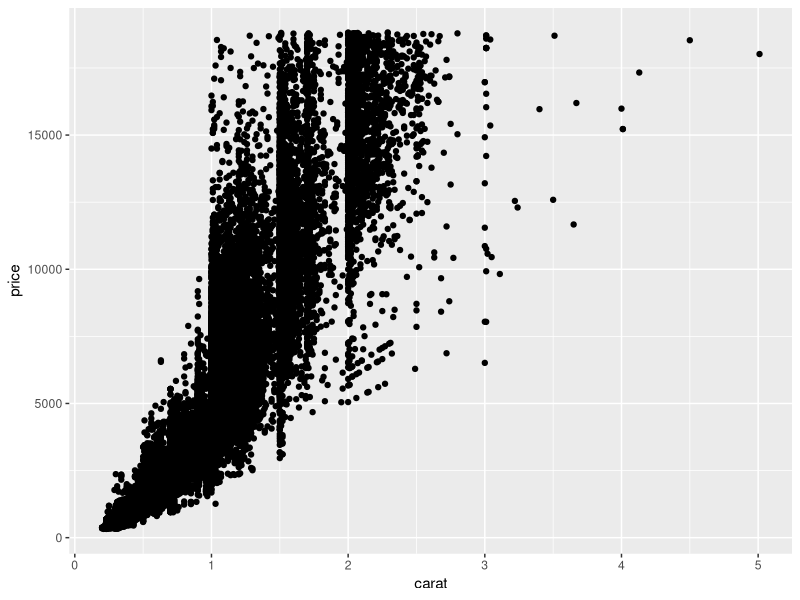
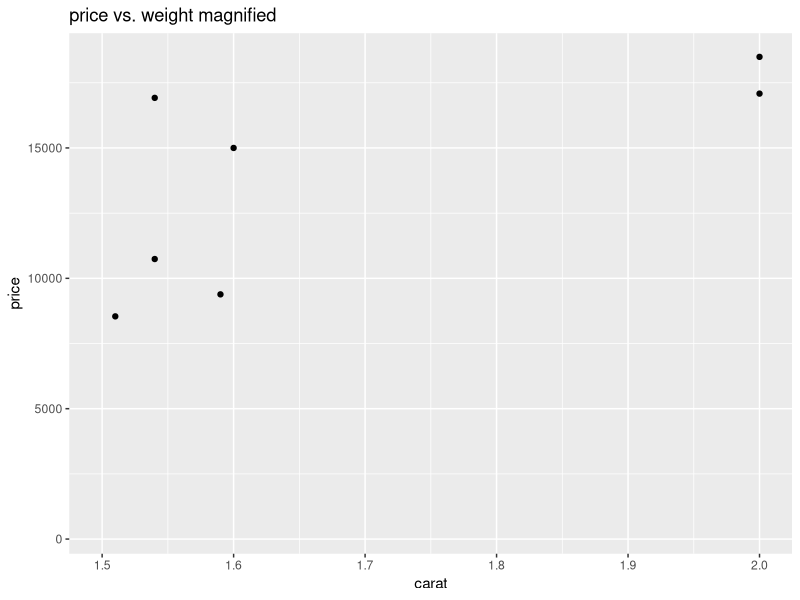
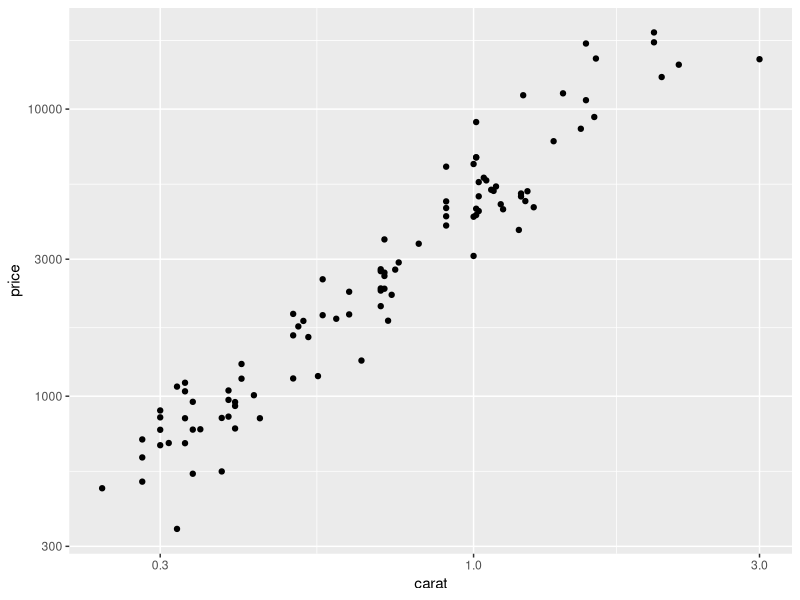
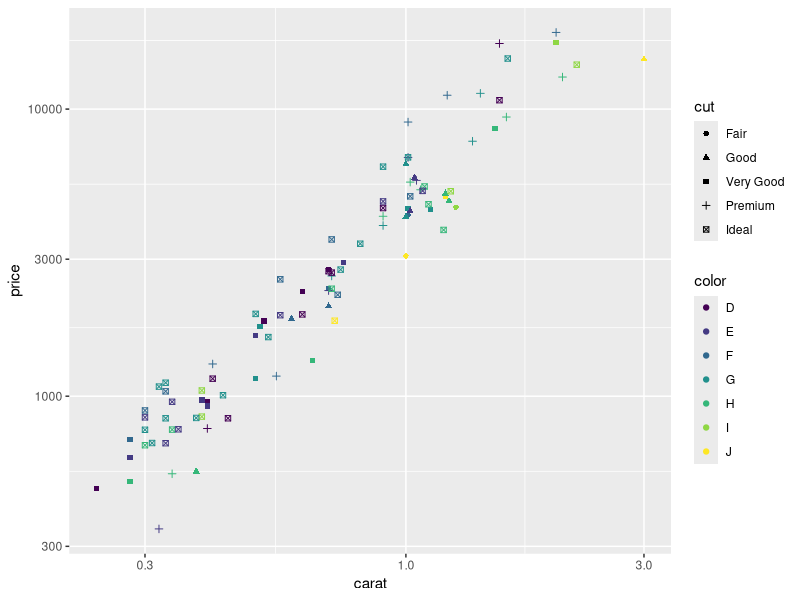
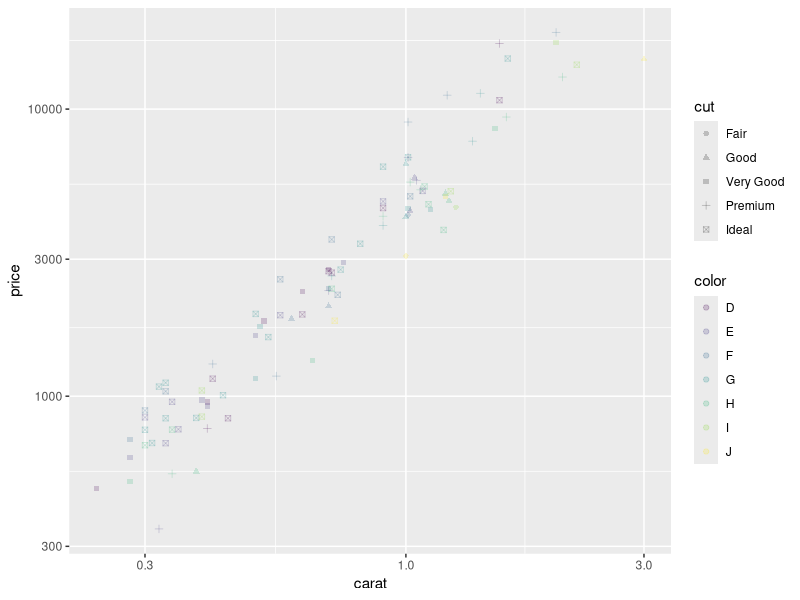
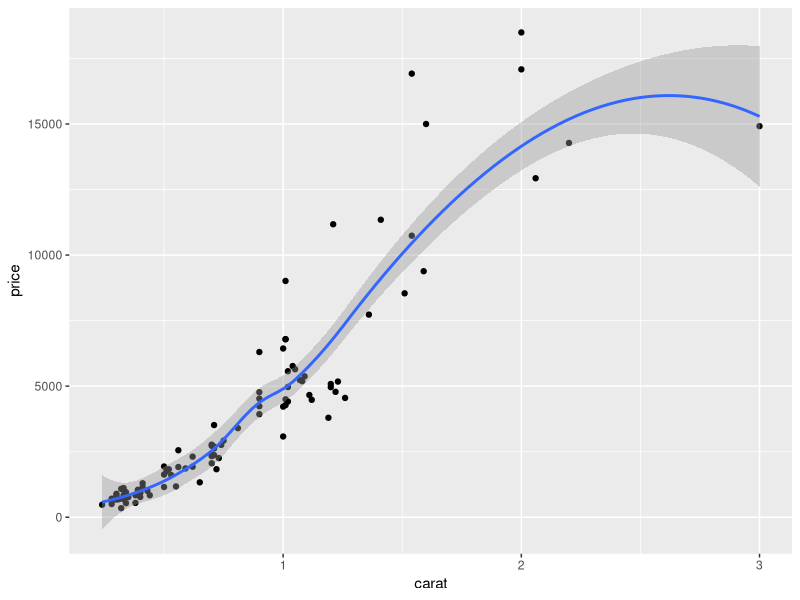
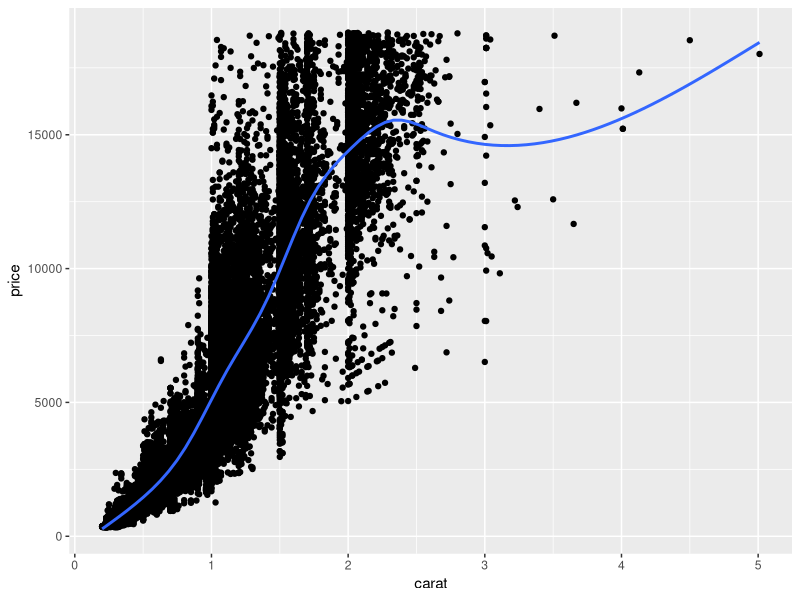
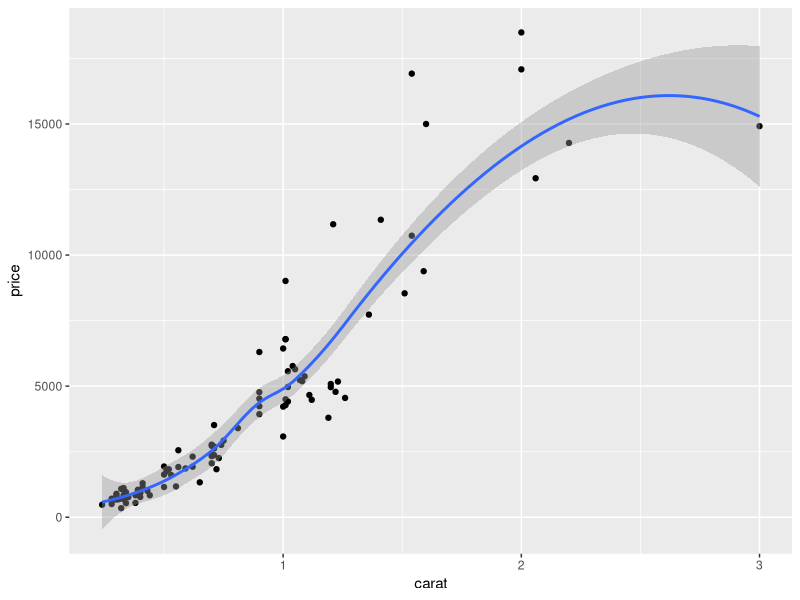

Generate these figures, in order, with R: (Note: this script raises an error after producing the figures.)
#GGpplot实操100练
#qplot
library(ggplot2)
data(diamonds)
View(diamonds)
#抽取100个随机样本
set.seed(42)
#由于diamonds是dataframe，我们按照行来抽取数据集
dsmall<-diamonds[sample(nrow(diamonds),100),]
#基本的图形,先看看变量名称，在进行绘图
colnames(dsmall)
#qplot是先x后y,我们需要在函数最后的一个参数define数据集
qplot(carat,price,data=diamonds,margins = F)#发现margins参数，目前还不知道什么用途
#放大，在1.5-2的区间上去看，
qplot(carat,price,xlim=c(1.5,2),main='price vs. weight magnified',data=dsmall)
#这种相关关系似乎是指数型的
qplot(carat,price,log='xy',data=dsmall)#log是指which variables to log transform
#这个图就线性很多，**由于图中的元素有很大的重叠，在下结论时候要小心**

#向重量和价格的散点图添加颜色和切工的信息,参数是colour
levels(dsmall$color)#看到颜色的种类
qplot(carat,price,log='xy',colour=color,shape=cut,data=dsmall)
#颜色太深，设置统一的透明度
qplot(carat,price,log='xy',colour=color,shape=cut,alpha=I(1/5),data=dsmall)

#通过改变ggplot的几何对象几乎可以画出任何一类图形，geom=point,smooth,boxplot,path,line
#对于连续变量geom=histogram直方图,frepoly频率多边形，density;对于离散变量geom=bar条形图
qplot(carat,price,data=dsmall,geom=c('point','smooth'))#可以同时画出多个图
qplot(carat,price,data=diamonds,geom=c('point','smooth'),se=F)#取消绘制标准误
qplot(carat,price,data=dsmall,geom=c('point','smooth'),method='loess')#n较小时候是默认，局部回归法
#loess对于大数据的内存消耗是n^2
qplot(carat,price,data=dsmall,geom=c('point','smooth'),method='loess',span=0.5)#平滑程度0-1

#曲线拟合
qplot(carat,price,data=dsmall,geom=c('point','smooth'),method='lm',se=F)
#拟合一个二次多项式
qplot(carat,price,data=dsmall,geom=c('point','smooth'),method='lm',formula=y~poly(x,2),se=F)
#使用MGCV包里头的脊回归
library(mgcv)
qplot(carat,price,data=dsmall,geom=c('point','smooth'),ylim=c(0,20000),method='gam',formula=y~s(x,bs='cs'))
#splines包让我们使用自然样条，第二个参数是自由度，其取值越大曲线波动越大
library(splines)
qplot(carat,price,data=dsmall,geom=c('point','smooth'),ylim=c(0,20000),method='lm',formula=y~ns(x,5))
#加ylim控制图高方便前后两图的比较
#MASS包中更稳健的线性拟合算法
library(MASS)
qplot(carat,price,data=dsmall,geom=c('point','smooth'),ylim=c(0,20000),method='rlm')
#与最基本的拟合对比
qplot(carat,price,data=dsmall,geom=c('point','smooth'),ylim=c(0,20000),method='lm')

#箱线图和扰动点（geom='jitter')
qplot(color,price/carat,data=diamonds,geom='jitter',alpha=I(1/20),size=10,colour='red',shape='diamonds')
#扰动点图参数size colour shape
qplot(color,price/carat,data=diamonds,geom='boxplot',size=1.2,colour='red',fill='red')
#箱线图 colour外框颜色，fill内部颜色，size线的粗细

#直方图和密度曲线
attach(diamonds)
qplot(carat,data=diamonds,geom='histogram',binwidth=(max(carat)-min(carat))/20,xlim=c(0,4))
qplot(carat,data=diamonds,geom='density')#adjust取值越大，曲线越平滑，binwidth组距，breaks切分位置
#在绘图过程中应该尝试多种组距，组距较大可以显示总体特征，组距较小可以显示更多细节

#不同组之间的分布对比，只需要加上一个图形映射
qplot(carat,data=diamonds,geom='density',colour=color)
qplot(carat,data=diamonds,geom='histogram',fill=color,binwidth=(max(carat)-min(carat))/20)
#**当一个分类变量被映射到某个图形属性，几何对象会自动按照这个变量进行拆分**

#条形图(我知道了，color不管怎么设置都是红色= =)
qplot(color,data=diamonds,geom='bar',colour='red')
qplot(color,data=diamonds,geom='bar',colour='red',weight=carat)+scale_y_continuous('carat')
#按照重量加权，展示了每种钻石的总重量？？

#时间序列的线条图
data("economics")
qplot(date,unemploy/pop,data=economics,geom='line')

#散点图和路径图的重叠
year <- function(x) as.POSIXlt(x)$year+1900 #这个函数只提取年的数值,+1900表示绝对年份
qplot(unemploy/pop,uempmed,data=economics,geom=c('point','path'))
qplot(unemploy/pop,uempmed,data=economics,geom=c('path'),colour=year(date))
#可以用group图形属性映射到一个表示分组的变量之上，从而多个时间序列，每一个代表一个个体

#分面，使用.作为占位符
qplot(carat,data=diamonds,facets=color~.,geom='histogram',binwidth=0.1,xlim=c(0,3))
qplot(carat,..density..,data=diamonds,facets=color~.,geom='histogram',binwidth=0.1,xlim=c(0,3),colour=I('green'),fill=I('yellow'))
#新的语法，将密度而不是频数映射到y
#oh原来可以通过I('green')来修改颜色参数的！

#接下来我们要深入学习ggplot语法的精髓，代码可能是整合的，因此每一条都需要仔细研究
#一旦你掌握了ggplot2的语法，你就会发现根据具体问题所做的很多图形都没有特定的名字
#气泡图——点的大小映射给其他变量
#坐标的映射（标度变换scaling)使用笛卡尔坐标系；颜色的分类变量直接等距映射到色轮上
#标度训练步骤：根据所有小数据集里头的数据的范围得到整体数据的范围
#标度变换是在统计变换前执行的，坐标变换是在统计变换后执行的
qplot(displ,hwy,data=mpg,facets=.~year)+geom_smooth()

#图形对象options，专门用来储存特定的图形主题选项
#在循环过程中要显示图形:print()
#ggsave();summary()简单查看结构；save()保存缓存副本，可以直接用load重现。数据同时储存不会改变。
#save(p,file='plot.rdata');load('plot.rdata')
#ggsave('plot.png',width=5,height=5)

#--------------
#chap4用图层构建图像
#数据必须为dataframe,ggplot()主要的参数：数据和图形属性映射——作为绘图的默认参数
#每一个几何对象都对应着一个默认的统计变换和未知参数，每一个统计变化也对应着一个默认的几何对象参数
#mapping=aes()可选；data可以修改默认的数据集
#图层是普通的R对象，可以储存到变量里头，有利于简化代码。
bestfit<-geom_smooth(method='lm',se=F,colour=alpha('steelblue',0.5),size=2)
library(scales)
qplot(sleep_rem,sleep_total,data=msleep)+bestfit
#对于数据变化使用reshape2和plyr
p<-ggplot(msleep, aes(sleep_rem, sleep_total))
mtcars<-transform(mtcars,mpg=mpg^2)
p%+%mtcars#更新数据集
p+geom_point()+bestfit
#最好不要使用数据集以外的变量，这样无法将绘图用到的数据都封装到一个对象里
#图形对象p中默认的映射可以在新图层里进行扩充或者修改
p+geom_point(aes(colour=factor(cyl)))
#但是一个图层里设定的图形属性映射只对该图层有效,例如aes(y=NULL)
#设置为单一值
p+geom_point(colour='darkblue')
p+geom_point(aes(colour='darkblue'))#区别！！
#后者是先创建了一个只有darkblue字符的变量，然后将colour映射到这个新变量
#默认的颜色标度将用色轮上等距的颜色——选择了桃红色

#分组group
library(nlme)
data("Oxboys")
p<-ggplot(Oxboys,aes(age,height,group=Subject))+geom_line(colour='darkblue')
p<-ggplot(Oxboys,aes(age,height))+geom_line(colour='darkblue')
#没有分组就会出现奇怪的图形，没有意义
#aes(group=1)可以得到所有男孩的拟合直线
p<-ggplot(Oxboys,aes(age,height,group=1))+geom_smooth(method='lm',size=2,colour='black')
boysbox<-ggplot(Oxboys,aes(Occasion,height))+geom_boxplot()
#occation，9个不同时期
boysbox+geom_smooth(aes(group=Subject),colour='darkblue',se=F)#这里就一定要设置group=1
##R不能绘制不同线条类型相连的线条
#%%更复杂的系统，线段平稳地从一种图形属性变到另一种图形属性，
#这种方式对于连续型变量有效【大小、颜色】不适用于渐变的线条类型
#线性插值法
xgrid<-with(df,seq(min(x),max(x),length=50))
interp<-data.frame(
    x=xgrid,
    y=approx(df$x,df$y,xout=xgrid)$y,
    colour=approx(df$x,df$colour,xout=xgrid)$y
)
qplot(x,y,data=df,colour=colour,size=I(5))+geom_line(data=interp,size=2)

#当映射对象是离散型的变量时，它将默认将群组几何对象分解成更小的块
#适用于条形图和面积图的绘制
#一些几何对象例子
#area面积图 bin2d二维热图 blank不画 crossbar带有水平中心线的盒子图
#density2d二维密度等高线图 dotplot点直方图用点表示观测值个数 errorbar误差棒
#freqpoly频率多边形 hex六边形表示的二维热图 linerange一条代表一个区间的竖直线
#path按原始顺序连接各观测值 pointrangeyoga一条中间带点的竖直线代表一个区间
#polygon多边形，一个有填充的路径 quantile添加分位数回归线 raster高校的矩形瓦片
#rect二维矩形图 ribbon色带图，连续的x值对应的y范围 rug边际地毯图 segment线段或箭头
#step阶梯形式连接各个观测值 tile瓦片图 violin小提琴图 


#--------统计变换
#一个统计变换必须是一个位置尺度不变量
#bin2d计算矩形封箱内的观测值个数 contour三维数据的等高线 density2d二维密度估计
#function添加新函数 identity不对数据进行统计变换 qq计算qq图的相关值
#spoke将角度和半径转换成xend和yend？
#sum计算每个单一值的频数，为了解决散点图的图形重叠问题
#summary2d 对于二维矩形封箱设定函数 unique删除重复值 ydensity小提琴图，计算一维y轴方向的核密度函数估计值

#统计变换可以向原数据集中插入新的变量，比如density
ggplot(diamonds,aes(carat))+geom_histogram(aes(y=..density..),binwidth = 0.1)
#生成变量的名字必须用..围起来，防止原数据集中变量混淆

#位置调整：dodge并排放置；fill堆叠并将高度标准化为1；jitter添加扰动，stack图形元素堆叠起来
#显示已经计算过的统计量stat_identity()

#将不同的数据画在不同的图层上：不同的数据要画在同一个图上——拟合模型得出的
#预测值需要来扩充原数据集
require(nlme,quiet=T,warn.conflicts = F)
model<-lme(height~age,data=Oxboys,
           random=~1+age|Subject)
oplot<-ggplot(Oxboys,aes(age,height,group=Subject))+geom_line()

#加入预测值
age_grid<-seq(-1,1,length=10)
subjects<-unique(Oxboys$Subject)
preds<-expand.grid(age=age_grid,Subject=subjects)#Create a Data Frame from All Combinations of Factors
preds$height<-predict(model,preds)#The function invokes particular methods which depend on the class of the first argument.
#不同修改任何图形属性，只用修改数据集
oplot+geom_line(data=preds,colour='steelblue',size=0.4)
#仍然不能分辨细节，我们可以看一下模型拟合的残差
#1，拟合值和残差添加到原数据，2，更新数据集，3，默认的y图形属性改成resid4，整个数据添加一条光滑曲线
Oxboys$fitted<-predict(model)
Oxboys$resid<-with(Oxboys,fitted-height)
oplot%+%Oxboys+aes(y=resid)+geom_smooth((aes(group=1)))
#发现啊残差不是随机分布，模型有缺陷
#向模型中添加一个二次项，再次计算拟合值和残差
model2<-update(model,height~age+I(age^2))
#Sometimes it is useful to call update with only one argument, for example if the data frame has been corrected.
Oxboys$fitted2<-predict(model2)
Oxboys$resid2<-with(Oxboys,fitted2-height)
oplot%+%Oxboys+aes(y=resid2)+geom_smooth(aes(group=1))
#重新做了两次图而没有再次运行过oplot，ggplot2理念，使得反复拟合和评估模型变得轻松自然


#chap5利用不同的几何对象和统计变换来解决特定的可视化问题
#本章的每一节都将解决一个特定的作图问题
#展示数据本身可以帮助我们改善模型，而展示模型可以帮助我们解释数据的微妙之处
#geom_text唯一一个需要添加格外的图形属性——指定label参数，可以通过设置可选的图形属性
#hjust和vjust来控制文本的横纵，设置angle控制文本的旋转【附录B】
#示例
df<-data.frame(x=c(3,1,5),y=c(2,4,6),label=c('a','b','c'))
p<-ggplot(df,aes(x,y))+xlab(NULL)+ylab(NULL)#这个xylab是在加号级上的
p+geom_point()+labs(title='geom_point')
p+geom_bar(stat='identity')+labs(title='geom_bar(stat=\"identity\")')
#\"可以用来添加双引号
p+geom_line()+labs(title='geom_line')
p+geom_area()+labs(title='geom_area')
p+geom_path()+labs(title='geom_path')
p+geom_text(aes(label=label))+labs(title='geom_text')
p+geom_tile()+labs(title='geom_tile')
p+geom_polygon()+labs(title='geom_polygon')

#展示数据分布%%%
#直方图,多种方式可以用来进行分布的跨组比较：同时绘制多个小的直方图，facets=.~var
#频率多边形；条件密度图position='fill'
depth_dist<-ggplot(diamonds,aes(depth))+xlim(58,68)#xlimy也是与+同级的
depth_dist+geom_histogram(aes(y=..density..),binwidth=0.1)+facet_grid(cut~.)
depth_dist+geom_histogram(aes(fill=cut),binwidth = 0.1,position='fill')
depth_dist+geom_freqpoly(aes(y=..density..,colour=cut),binwidth=0.1)+labs(title='freq_poly')
#colour是在aes（）里头的,freqpoly也可以设置binwidth
#主要使用的是facet_grid(cut~.)
#都可以看出，随着钻石质量的提高，分布逐渐向左偏移而且越发对称

#箱线图：也可以对连续型变量取条件，前提是数据预先经过binning处理
library(plyr)#主要为了使用round_any
qplot(cut,depth,data=diamonds,geom='boxplot')
qplot(carat,depth,data=diamonds,geom='boxplot',group=round_any(carat,0.1,floor),xlim=c(0,3))+geom_smooth(aes(group=1))

#密度图：仅在已知潜在的密度分布是平滑、连续而且无界的时候使用这种密度图。
#adjust参数用于调整密度曲线的平滑程度
qplot(depth,data=diamonds,geom='density')
qplot(depth,data=diamonds,geom='density',group=cut,fill=cut)

#处理数据遮盖：可以使用shape='.'使得点的大小为像素级
#linetype:0 = blank, 1 = solid, 2 = dashed, 3 = dotted, 4 = dotdash, 5 = longdash, 6 = twodash
df<-data.frame(x=rnorm(2000),y=rnorm(2000))
norm<-ggplot(df,aes(x,y))
norm+geom_point(alpha=1/2)
norm+geom_point(shape=1)#中空
norm+geom_point(shape='k',size=3)#卧槽显示的全是K
norm+geom_point(shape='.')#单个像素点

#增加扰动，与透明度一起使用时候特别有效，默认下增加的扰动量是数据分辨率的40%
td<-ggplot(diamonds,aes(table,depth))+xlim(50,70)+ylim(50,70)
td+geom_point()
td+geom_jitter()
jit<-position_jitter(width=0.5)#设置常用参数
#The jitter is added in both positive and negative directions, 
#so the total spread is twice the value specified here.
td+geom_jitter(position=jit)
td+geom_jitter(position=jit,colour='black',alpha=1/15)

#遮盖绘制问题：将点分箱并统计每个箱中点的数量
#划分为正方形容易产生假象，可以使用六边形箱geom_hexagon,使用参数bins和binwidth控制箱的数量和大小
d<-ggplot(diamonds,aes(carat,price))+xlim(1,3)#+theme(legend.position='none'),可以不要legend
d+stat_bin2d(colour='white')
d+stat_bin2d(bins=20,colour='bisque')
library(hexbin)
d+stat_binhex(binwidth = c(0.02,200))+theme(legend.position='none')

theme(text=element_text(family="STKaiti",size=14))
#中文字体显示
#使用stat_density2d作二维密度估计，将等高线添加到散点图
d<-ggplot(diamonds,aes(carat,price))+xlim(1,3)+theme(legend.position='none')
d+geom_point()+geom_density2d()#作出的是等高线图+散点图
d+stat_density2d(geom='point',aes(size=..density..),
                 contour=F)+scale_size_area()#作出的是二维密度的散点图！
#命令当中的aes(size=..density..)与scale_size_area()十分重要！！
d+stat_density2d(geom='tile',aes(fill=..density..),contour=F)#一定要设置成F！！
last_plot()+scale_fill_gradient(limits=c(1e-5,8e-4))#在这里设置fill_gradient的limit！

#地图：使用地图数据2种原因：1，为空间数据图形添加参考轮廓线，2，在不同的区域填充颜色构建等值线图
#maps包：france italy newzealand county(USA) state(USA) usa(border) world
library(maps)
data("us.cities")
big_cities<-subset(us.cities,pop>500000)
qplot(long,lat,data=big_cities)+borders('state',size=0.5)#%%
tx_cities<-subset(us.cities,country.etc=='TX')
ggplot(tx_cities,aes(long,lat))+borders('county','texas',colour='grey70')+geom_point(shape='H',colour='black',size=3)

scale_shape(solid=FALSE) #with emply heart
scale_shape_manual(values=c(21,24))  # Shapes: Filled circle, triangle

#等值线图：将我们数据中的标识符和地图数据中的标识符完全匹配
#map_data()将地图数据转换为数据框，之后通过merge（）同我们的数据融合
#关键是我们的数据和地图数据要有一列可以相互匹配
library(maps)
states<-map_data('state')
head(states);class(states)
arrests<-USArrests
names(arrests)<-tolower(names(arrests))
arrests$region<-tolower(rownames(USArrests))
choro<-merge(states,arrests,by='region')#合并表格
#由于绘制多边形时设计顺序问题，且merge破坏了原始顺序，需要重新排序
choro<-choro[order(choro$order),]
qplot(long,lat,data=choro,group=group,fill=assault,geom='polygon')#polygon的fill使用的哪个点？

#计算郡的近似中心，并利用这些中心位置数据在地图上对其名称进行标注
library(plyr)#分割再合并
ia<-map_data('county','iowa')
mid_range<-function(x)mean(range(x,na.rm=T))
centres<-ddply(ia,.(subregion),colwise(mid_range,.(lat,long)))#plyr中的包
ggplot(ia,aes(long,lat))+geom_polygon(aes(groug=group),fill=NA,colour='grey60')+
    geom_text(aes(label=subregion),data=centres,size=2,angle=45)

#揭示不确定性，对于线性模型，effects包非常适合提取标准误等值
effectdf<-function(...){
    suppressWarnings(as.data.frame(effect(...)))
}
color<-effectdf('color',mod)
carat<-effectdf('lcarat',mod,default.levels=3)
#连续型：geom_ribbon仅展示区间，geom_smooth展示区间和中间值
#离散型：geom_errorbar;geom_linearange展示区间；geom_crossbar geom_pointrange展示区间和中间值
#如何提取边际效应和条件效应，代码较复杂先不看了P103

#注意，为这类型图添加题注时需要细致地描述其中所含置信区间的本质，并说明观察置信区间
#之间的重叠是否有意义（比较不同组时候如果区间没有重叠说明差异显著）
#要注意这些标准误是针对单组的均值的还是针对不同组间均值之差的。
#multcomp包和multcompView包非常有用：计算和展示这些标准误，同时在多重比较中
#可以正确地对自由度进行调整%%%

#先写出各个参数再添加数据集
fplot<-ggplot(mapping=aes(y=fit,ymin=lower,ymax=upper))+ylim(range(both2$lower,both2$upper))
fplot%+%color+aes(x=color)+geom_point()+geom_errorbar()

#统计摘要：stat_summary()--中位数曲线，median_hilow(),mean_cl_boot(),mean_cl_normal()
#离散：mean(),mean_cl_normal()均值点和误差棒，median_hilow()中位数点和值域，median_hilow()
midm<-function(x)mean(x,trim=0.5)
m2+stat_summary(aes(colour='trimmed'),fun.y=midm,geom='point')+
    stat_summary(aes(colour='raw'),fun.y=mean,geom='point')+
    scale_color_hue('Mean')#fun.y接受简单数值型摘要计算函数
#fun.data支持更复杂的摘要计算函数
#来自Hmisc包中的照耀计算函数，拥有专门的封装使得能够与stat_summary()共同使用
#mean_cl_normal()正态渐进所得标准误；mean_cl_boot()Bootstrap所得标准误
#mean_sdl()标准差的倍数；median_hilow()尾部面积相同的外分位点对

#添加图形注解
unemp<-qplot(data,unemploy,data=economics,geom='line',xlab='',ylab='No.unemplyed(1000s)')
presidential<-presidential[-(1:3)]
yrng<-range(economics$unemploy)
xrng<-range(economics$date)
unemp+geom_vline(aes(xintercept=as.numeric(start)),data=presidential)

#标记处最高点
highest<-subset(economics,unemploy==max(unemploy))
unemp+geom_point(data=highest, size=3,colour='red',alpha=0.5)
#geom_line,geom_path和geom_segment都可以添加直线，所有这些都有arrow参数
#也可以使用arrow（）函数绘制箭头，参数:angle,length,ends,type

#图像赋予权重:对于点和线，可以根据点的数量调整图形属性size
qplot(percwhite,percbelowpoverty,data=midwest)
qplot(percwhite,percbelowpoverty,data=midwest,size=poptotal/1e-6)+scale_size_area('Population\n(millions)',breaks=c(0.5,1,2,4))
#\n表示换行,scale_size_area ensures that a value of 0 is mapped to a size of 0.
#以人口数量为权重
qplot(percwhite,percbelowpoverty,data=midwest,size=area)+scale_size_area()
#以面积为权重
#对于更复杂的设计统计变换的情况，通过修改weight图形属性表现权重
#各种元素基本都支持权重的设定：各类平滑器、分位回归，箱线图，直方图，各类密度图
#可以做出以人口数量作为权重的最优拟合曲线
lm_smooth<-geom_smooth(method='lm',size=1)
qplot(percwhite,percbelowpoverty,data=midwest,weight=popdensity,size=popdensity)+lm_smooth
+scale_size_area()#使用这个参数只是让点点更小了一点
#当我们使用总人口作为权重去修改直方图或者密度图的时候，我们的视角将从对郡数量分布
#的观察转向对于人口数量分布的观察
qplot(percbelowpoverty,data=midwest,binwidth=1)
qplot(percbelowpoverty,data=midwest,weight=poptotal,binwidth=1)+ylab('population')
#qplot(poptotal,data=midwest,binwidth=10,ylim=c(0,1e+6))+ylab('real_population')

#Chap6标度、坐标轴和图例
#标度的值域包含了我们可以感知的，R能够理解的，是在的图形属性：位置、颜色、形状、大小、线条类型
#执行标度的过程：变换transformation、训练training、映射mapping
#标度的另一个重要角色，是生成一个允许读图者从图形属性空间到数据空间进行反向映射的引导元素guide
#方便从图中读出取值。
#我们基本无法直接控制坐标轴和图例的细节，引导元素的外观都是由标度的参数控制
#以哺乳动物睡眠数据为例
library(ggplot2)
data(msleep)
plot<-qplot(cty,hwy,data=mpg)
plot
plot+aes(x=drv)
plot+aes(x=drv)+scale_x_discrete()#同上面一样的

#改变图例的外观,breaks + labels
p<-qplot(sleep_total, sleep_cycle,data=msleep,colour=vore)
p+scale_color_hue('what does\nit eat?',
                  breaks=c('herbi','carni','omni',NA),
                  labels=c('plants','meat','both','don"t know'))
#不同的标度
p+scale_color_brewer(palette='Set1')#观察到色板不同

##四组标度：位置标度、颜色标度、手动标度、同一型标度
#手动标度是将离散型变量映射到我们选择的符号大小，线条类型
#形状或颜色，并创建对应的图例
#同一型：直接将变量绘制为图形属性，不去映射
#写数学表达式：？plotmath

#通用参数的使用
p<-qplot(cty,hwy,data=mpg,colour=displ)
p
p+scale_x_continuous('City map')#改了X轴
p+xlab("City map")
p+labs(x='City map',y='Highway',color='Displacement')
#这样才改了图例标题
p+xlab(expression(frac(miles,gallon)))#吼！分数表达式用frac
#??需要研究一下这个expression

#breaks控制坐标轴上应该显示哪些刻度线的值
#labels指定应在断点处显示的标签，即两者同时出现
#为指定时候使用formatter标签刷:comma, percent, dollar, scientific

#变换通常被用力啊修改位置标度，有各种变换器ans,exp,log10,log2,logit
scale_y_continuous(trans='log10')
scale_y_log10()#这两个是一样滴
#！！注意对标度进行对数变换和对数据进行对数变换坐标轴上的标签是不同的

#日期和时间
#支持date和POSIXct，major,minor,format控制外观和刻度的位置
#data_breaks()每隔两周放置一个主刻度
#labels=date_format()指定了刻度标签的格式14/10/1979 %d/%m/%y
library(scales)
plot<-qplot(date,psavert,data=economics,geom='line')+ylab('Personal savings rate')+ geom_hline(yintercept=0,colour='grey50')
plot+scale_x_date(breaks=date_breaks('10 years'))
plot+scale_x_date(limits=as.Date(c('2004-01-01','2005-01-01')),
                  labels=date_format('%Y-%m-%d'))

#颜色梯度，双色scale_colour_gradient() & scale_fill_gradient()
#设置high和low
#三色，scale_colour_gradient2() & scale_fill_gradient2()
#设置high、low和midpoint
#values让颜色不依照数据的范围均匀分布，rescale=T则values从0-1
#老忠泉数据为例，二维核密度估计表面
f2d<-with(faithful,MASS::kde2d(eruptions,waiting,h=c(1,10),n=50))
#WTF???
df<-with(f2d,cbind(expand.grid(x,y),as.vector(z)))
names(df)<-c('eruptions','waiting','density')
erupt<-ggplot(df,aes(waiting,eruptions,fill=density))+geom_tile()+scale_x_continuous(expand=c(0,0))+scale_y_continuous(expand=c(0,0))
erupt+scale_fill_gradient(limits=c(0,0.04))
#做一个小破瓦片图要这么多鬼东西！？
erupt+scale_fill_gradient(limits=c(0,0.04),low='white',high='black')
#这个好看
erupt+scale_fill_gradient2(limits=c(-0.04,0.04),midpoint=mean(df$density))
#创建自定义的颜色梯度，使用scale_colour_gradientn()
#也可以使用vcd包生成的调色板， Zeileis et al.(2008)
# library(vcd)
# fill_gradn<-function(pal){
#     scale_fill_gradientn(colours=pal(7),limites=c(0,0.04))
# }
# erupt+fill_gradn(rainbow_hcl)

#离散
#默认的scale_colour_hue()可以通过沿着hcl色轮选取均匀分布的色相来生成颜色
#对多至8种颜色时有较好效果
#但是默认配色素有颜色的明度和彩度都相同

#使用colorbrewer配色，对于类别型数据中的点，最感兴趣的调色板是Set1和Dark2
#对面积是Set2，Pastel1,Pastel2,Accent
#调出所有调色板：RColorBrewer::display.brewer.all
point<-qplot(brainwt,bodywt,data=msleep,log='xy',colour=vore)
point+scale_color_brewer(palette='Set1')
point+scale_color_brewer(palette='Set2')
point+scale_color_brewer(palette='Pastel1')
area<-qplot(log10(brainwt),data=msleep,fill=vore,binwidth=1)
area+scale_fill_brewer(palette='Set1')
area+scale_fill_brewer(palette='Set2')
area+scale_fill_brewer(palette='Pastel1')

#手动设置标度
plot<-qplot(bodywt,brainwt,data=msleep,log='xy')
colours<-c(carni='green','NA'='orange',insecti='yellow',herbi='blue',omni='black')
plot+aes(colour=vore)+scale_colour_manual(values=colours)
plot+aes(shape=vore)+scale_shape_manual(values=c(1,2,4,8,16))

#ggplot中，图例是标度绘制的，有时候标度不知道要为线条添加何种标签
#因此就可以直接在aes中的colour设置名称
huron<-data.frame(year=1875:1972,level=LakeHuron)
ggplot(huron,aes(year))+geom_line(aes(y=level-5),colour='blue')+geom_line(aes(y=level+5),colour='red')
#OR
ggplot(huron,aes(year))+geom_line(aes(y=level-5,colour='below'))+geom_line(aes(y=level+5,colour='above'))
#用scale_colour_manual进行修复
ggplot(huron,aes(year))+geom_line(aes(y=level-5,colour='below'))+geom_line(aes(y=level+5,colour='above'))+scale_colour_manual('Direction',values=c('below'='blue','above'='red'))

#网格线的外观是由panel.grid.major和panel.grid.minor两个主题设置来控制的
#其值为right,left,top,bottom,none,或一个表示位置的数值legend.justification=c(0,1)
#表示相对边角的位置，右上角c(1,1)左下角c(0,0)
#优秀参考资料Cleveland(1993,1985);Cleveland and McGill(1987)
#Tufte(1990,1997,2001,2006)
#Brewer(1994)
#Carr(1994,2002);Carr and Sun(1999)使用颜色的一般规律和方法

#Chap7定位——布局分面和坐标系如何工作？
#坐标系——控制两个独立的位置标度来生成一个2维的坐标系，最常见的是
#笛卡尔坐标系，还有其他种类。
#对于探索性数据分析来说，分面是一个强大的工具，快速分析出数据各子集模式的异同
#ggplot2提供网格型和封装型分面facet_grid & facet_wrap
library(ggplot2)
qplot(cty,hwy,data=mpg)+facet_grid(.~cyl)#有助于y位置的比较
qplot(cty,data=mpg,geom='histogram',binwidth=2)+facet_grid(cyl~.)
#有助于x位置的比较
##多个变量的多个水平在行或者列上或同时：.~a+b a+b~.

#使用参数margins来绘制边际图
#margins=T; margins=c('sex','age')
p<-qplot(displ,hwy,data=mpg)+geom_smooth(method='lm',se=F)
p+facet_grid(cyl~drv)
p+facet_grid(cyl~drv,margins = T)
p+facet_grid(cyl~drv,margins = 'drv')

qplot(displ,hwy,data=mpg)+geom_smooth(aes(colour=drv),method='lm',se=F)+facet_grid(cyl~drv,margins=T)
#对每个驱动轮类型添加了彩色平滑线
#相对于屏幕显示，具有许多分面和边际图的图形更适合印刷（72dpi）

#facet_wrap在处理单个多水平变量时非常有用。
qplot(rating,..density..,data=subset(movies,decade>1890),geom='histogram',binwidth=0.5)+facet_wrap(- decade, ncol=6)

#标度控制——对于两种分面，可以通过调整scales 来控制面板的位置标度是相同（固定）
#还是允许变化（自由）
scales='fixed'
scales='free'
scales='free_x'
scales='free_y'
#自由标度在展示不同量纲的时间序列时非常有用
library(reshape2)
em<-melt(economics,id='date')
qplot(date,value,data=em,geom='line',group=variable)+facet_grid(variable ~.,scale='free_y')
#真的区别非常大！！
#space='free'每行或者每列的宽度或者高度与该行或者列的标度范围成比例。
#这将使得所有面板的标度比例相同，对分类标度非常有用。
mpg2<-within(mpg,{model<-reorder(model,cty)
manufacturer<-reorder(manufacturer,-cty)})
models<-qplot(cty,model,data=mpg2)
models
models+facet_grid(manufacturer~.,scales='free',space='free')
+theme(strip.text.y=element_text())#这个主题设置用来旋转分面标签

#并列与分面——对分面图形中的标签做一些调整
qplot(color,data=diamonds,geom='bar',fill=cut,position='dodge')
qplot(cut,data=diamonds,geom='bar',fill=cut)+facet_grid(.~color)+theme(axis.text.x=element_text(angle=45,hjust=1,size=8,colour='grey50'))
#注意主题的设置(theme)

#连续型变量——首先需要转化为离散型，然后进行分面
#1. 分为n个长度相同的部分，cut_interval(x,n=10),cut_interval(x,length=1)
#2. 讲数据划分为n个有相同数目点的部分：cut_number(x,n=10)
library(ggplot2)
mpg$disp_ww<-cut_interval(mpg$displ,length=1)#每个面板长度为1
plot<-qplot(cty,hwy,data = mpg)+labs(x=NULL,y=NULL)#去掉坐标轴名字，图像更大
plot+facet_wrap(~ disp_ww,nrow=1)
head(mpg$disp_ww);class(mpg$disp_ww)

#坐标系：ggplot2包含了6种不同的坐标系
#coord_equal同尺度笛卡尔,coord_flip翻转的笛卡尔,coord_trans变换的笛卡尔,coord_map地图射影,coord_polar极坐标
#当设定坐标系的范围xlim & ylim时就想放大镜一样，只展示一小片图形区域
#这样在线段拟合的时候就不会因为重新拟合而出问题！！
p+coord_cartesian(xlim=c(325,500))
#翻转坐标轴
qplot(cty,displ,data=mpg)+geom_smooth()#相当于先翻转再对于x-y进行拟合
qplot(displ,cty,data=mpg)+geom_smooth()+coord_flip()#拟合初始数据再翻转输出结果
#coord_trans有变换器
qplot(carat,price,data=diamonds,log='xy')+geom_smooth(method='lm')
library(scales)
last_plot()+coord_trans(x=exp_trans(10),y=exp_trans(10))
#coord_equal使得x轴和y轴上的1cm代表相同的数据波动范围，可以修改
#ratio参数来更改两者的尺度比例

#Chap8
#精雕细琢之主题设置
#ggplot2在绘图时首先确定数据如何展示，之后再用主题系统对细节进行渲染
#重要的是通过自己的设置，获得自己独有的主题
#内置主题them_gray()淡灰色背景和白色网格线
#base_size参数用来控制基础字体的大小（轴标题，一般图形标题比其大20%，轴须标签小20%）
#全局设置theme_set(theme_grey());theme_set(theme_bw())
#theme_set（）返回先前的主题，可以储存后面用
previous_theme<-theme_set(theme_bw())
theme_set(previous_theme)
#局部设置 + theme_grey(),会覆盖默认的全局设置
#这些控制元素外观的函数被称为元素函数，通过对水平和竖直方向元素的不同设置
#内置元素函数有4个基础类型：文本，线条，矩形，空白，每个元素都有一系列控制外观的参数
#角度的改变可能对轴须标签很有用，需将hjust设置为0-1
hgram<-qplot(mpg,data=mtcars,binwidth=5)+theme_bw()
hgramt<-hgram+labs(title='This is a histogram')
hgramt+theme(plot.title=element_text(size=20,colour='red',hjust=0))
#hjust用来修改缩进0是左对齐
hgramt+theme(plot.title=element_text(size=20,face='bold'))
#用face参数来设置粗体
hgramt+theme(plot.title=element_text(size=20,angle=180))
#angle用来翻转

#element_line()绘制线条或者线段，控制colour，size，linetype
hgram+theme(panel.grid.major=element_line(colour='red'))
#Oh 注意panel.grid.major的用法啊！
theme_set(theme_grey())
hgram+theme(axis.line=element_line(size=0.7,colour='red'))
#这里是因为主题问题所以坐标轴颜色没有显示出来
#element_rect()绘制主要供背景使用的矩形
#控制fill,colour,size,linetype(边界)
#element_blank()表示空主题，对元素不分配相应的绘图空间（之间的colour=NA,fill=NA)
#是会占用空间的
last_plot()+theme(panel.grid.major=element_blank())
#这样就去除了网格线

#用theme_get()可以得到当前主题的设置
#theme_update()可以为后面图形的绘图进行全局性地修改
old_theme<-theme_update(
    plot.background=element_rect(fill='#3366FF'),
    panel.background=element_rect(fill='#003DF5'),
    axis.text.x=element_text(colour='#CCFF33'),
    axis.text.y=element_text(colour='#CCFF33',hjust=1),
    axis.title.x=element_text(colour='#CCFF33',face='bold'),
    axis.title.y=element_text(colour='#CCFF33',face='bold',angle=90)
)
qplot(cut,data=diamonds,geom='bar')+theme(panel.grid.major=element_blank())
#好丑好丑
qplot(cty,hwy,data=mpg)+theme(plot.title=element_text(size=20,face='bold',colour='green'),panel.grid.major=element_blank(),panel.grid.minor=element_blank())+labs(title='OK this is pretty ugly')
theme_set(old_theme)#这样就可以还原了！

#为保证新主题的整体连贯性可能需要调整一些标度和几何对象的默认设置
p<-qplot(mpg,wt,data=mtcars,colour=factor(cyl))
p
scale_color_discrete<-scale_colour_brewer
p

#update_geom_defualts()+update_stat_defaults()只改变设置后的图形
update_geom_defaults('point',aes(colour='darkblue'))
qplot(mpg,wt,data=mtcars)
update_stat_defaults('bin',aes(y=..density..))
qplot(mpg,data=mtcars,geom='histogram',binwidth=1)


#储存图形ggsave()
#width,height设置绝对尺寸大小，scale设置图形相对屏幕展示的尺寸大小，
#若空白则使用当前屏幕图形设备尺寸
#对于光栅图形dpi控制图形的分辨率，默认是300，可以修改为600（high）或者72（网页）
#如果想两幅图存在一个文件中
qplot(mpg,wt,data=mtcars)
pdf(file='output.pdf',width=6,height=6)
qplot(mpg,wt,data=mtcars)
qplot(wt,mpg,data=mtcars)
dev.off()
#代码要连续，中间不能间断，否则文件损坏

#半透明效果：用于展示置信区间，一般推荐使用png(600dpi)
#一页多图：grid的工作原理：视图窗口，显示设备的一个矩形子区域
#最简单的方式是创建图形并将图形赋成变量，再绘制出来
(a<-qplot(date,unemploy,data=economics,geom = 'line'))
(b<-qplot(date,unemploy,data=economics,geom = 'line'))
(c<-qplot(date,unemploy,data=economics,geom = 'line'))

#子图——将子图嵌入到主图的顶部是一种常见的图形布局。
#首先绘制主图，然后在更小的视图窗口绘制子图
#参数x,y,width,height控制视图窗口的大小和位置，默认单位'npc'0-1
#(0,0)左下角，(1,1)右上角，也可以使用unit(1,'cm')的绝对单位
library(grid)
vp1<-viewport(width=1,height=1,x=0.5,y=0.5)
vp1<-viewport()#都表示占据整个图形设备的视图窗口

asmall<-a+theme_gray(9)+labs(x=NULL,y=NULL)+theme(plot.margin=unit(rep(0,4),'lines'))
pdf('polishing-subplot-1.pdf',width=4,height=4)
subvp<-viewport(width=0.4,height=0.4,x=0.75,y=0.35)
b
print(asmall,vp=subvp)
dev.off()

#矩形网格：可以将3幅图放在一起
#一个更好的处理方式是grid.layout(),设置了一个任意高和宽的视图窗口网络
#需要一个个创建视图窗口，但是不用设置窗口位置和大小，只需设置布局的行数和列数
library(grid)
pdf('polishing-layout.pdf',width=8,height=6)
grid.newpage()#生成一个新页
pushViewport(viewport(layout=grid.layout(2,2)))
vplayout<-function(x,y)#图形占用网格位置设定函数
    viewport(layout.pos.row = x,layout.pos.col = y)

print(a,vp=vplayout(1,1:2))
print(b,vp=vplayout(2,1))
print(c,vp=vplayout(2,2))
dev.off()
#特别棒！一定要学会！
#Objects created by the viewport() function are only descriptions of a drawing context. 
#A viewport object must be 
#pushed onto the viewport tree before it has any effect on drawing.
#Viewports may be added to the tree using pushViewport() 
#and removed from the tree using popViewport().

#Chap9数据操作
#如何使用plyr包实现ggplot2内部的统计变换，如何用R对象作图，如何用ggplot2
#实现灵活的线性模型诊断
ddply()#能够同时在数据的多个子集上做统计汇总
#把复杂的数据分割成几个部分，分别对各个部分进行处理，
#最后把结果综合到一起**
#ddply根据行的取值，把数据框分解成结果子集，分别把各个子集输入某个函数
#最后把结果综合在一个数据框内
ddply(.data,.variables,.fun,...)#.data用来作图的数据
#.variables对数据取子集的分组变量.(var1,var2)包含所有分组变量和分面变量
#.fun是在各子集上运行的统计汇总函数，可以返回向量或数据框

#选取各个颜色里最小的钻石
library(plyr);library(ggplot2)
ddply(diamonds,.(color),subset,carat==min(carat))
#选取最小的两个钻石
ddply(diamonds,.(color),subset,order(carat)<=2)#order返回是排序i的在原数据集的第几个位置
#选出每组前1%的钻石
ddply(diamonds,.(color),subset,carat>quantile(carat,0.99))
#选出所有比组平均价值大的钻石
ddply(diamonds,.(color),subset,price>mean(price))

#transform函数——将几个时间序列数据调整到同一标度
#把每个颜色组里头的钻石的价格标准化，使均值为0，方差为1
p<-ddply(diamonds,.(color),transform,price=scale(price))#直接替换变量
head(p)

#colwise用来向量化一个普通函数
#把原本只接受向量输入的函数变成可以接受数据库输入
#返回一个新的函数而不是运行结果
#如nmissing()计算向量里缺失值的数目，用colwise()向量化
#尤其适用于那些自建的原本只适用于向量的函数
nmissing<-function(x)sum(is.na(x))
nmissing(msleep$name)
nmissing(msleep$brainwt)
nmissing_df<-colwise(nmissing)
nmissing_df(msleep)#哇这个简直太棒了！
#或者用
colwise(nmissing)(msleep)

#numcolwise设定只对数值类型的列操作
numcolwise(median)#只对每个数值类型的列计算中位数
#catcolwise()只对分类类型的列操作
numcolwise(median)(msleep,na.rm=T)

#!!以上这些函数与ddply一起可以对数据进行各种分组统计

#自建函数，计算秩相关系数和对数变换后的普通相关系数
my_summary<-function(df){
    with(df,data.frame(
        pc_cor=cor(price,carat,method='spearman'),
        lpc_cor=cor(log(price),log(carat))
    ))
}
ddply(diamonds,.(cut),my_summary)
#真是非常好

#下面介绍怎么使用plyr完成ggplot2的内置统计功能，某些情况下需要把统计结果
#储存或者用到其他数据集上，而且能够检查ggplot2的中间过程与我们的想法
#是否完全一致

#notably，在一张图中以每种颜色的钻石作为一组，分别画一条曲线很容易，
#但是想把价格和克拉两个变量作为两组，分别画一条曲线就很难
#所以我们需要把宽数据变成长数据——reshape--melt

#平行坐标图
#以variable变量为x轴表示变量名，以value为y轴表示变量取值，还需要一个分组
#变量把各个观测分组，每个观测分别对应一条线

#线性模型——ggplot2目前只有一种适合线性模型的fortify方法
#fortify()方法负责数据变形，ggplot2负责画图
#fortify()中的默认内置变量有.cooksd,.fitted,.hat,.resid,.sigma,.stdresid
mod<-lm(cty~displ,data=mpg)
basic<-ggplot(mod,aes(.fitted,.resid))+geom_hline(yintercept=0,colour='grey50',size=0.5)+geom_point()+geom_smooth(size=0.5,se=F)
basic
basic+aes(y=.stdresid)
basic+aes(size=.cooksd)+scale_size_area('Cook’s Distance')
#继续增补数据集，把原数据中没有放入回归模型的变量也添加进去，有助于
#发现那些变量能够改进模型
full<-basic%+% fortify(mod,mpg)#这个有待考虑
full+aes(colour=factor(cyl))
full+aes(displ,colour=factor(cyl))

#Chap10减少重复工作
last_plot()
#绘图模板
gradient_rb<-scale_colour_gradient(low='red',high='blue')
qplot(cty,hwy,data=mpg,colour=displ)+gradient_rb
#可以将ggplot2中的组建储存为list格式的列表，向某个图形中添加组建列表
#和将其中的组建按顺序逐个添加效果一样
xquiet<-scale_x_continuous('',breaks=NULL)
yquiet<-scale_y_continuous('',breaks=NULL)
quiet<-list(xquiet,yquiet)
qplot(mpg,wt,data=mtcars)+quiet

#在子健模板的过程中，要按照chap9的要求，将数据处理与绘图的命令分开！
#封装函数的一个很好的例子是qplot（），笔者强烈建议逐行认真阅读qplot（）
#函数的源代码，去理解它的工作机理
#统计图形的种类其实很多，困难的是如何用R语言去正确地构思并且实现
#基础图形中只有两种图是ggplot2不能代替的：filled.contour()和persp()
with(mpg,cdplot(displ,factor(cyl)))
qplot(displ,fill=factor(cyl),data=mpg,geom='density')
#注意设置fill=factor(cyl)
with(mpg,coplot(displ~cyl|a+b))
qplot(displ,cyl,facets=a~b)

#调色板
palette(rainbow(5))
plot(1:5,1:5,pch=19,cex=4)
qplot(1:5,1:5,col=factor(1:5),size=I(4))
last_plot()+scale_colour_manual(values=rainbow(5))
#连续色彩的调色板其中的色彩是由线性插值得到的
qplot(0:100,0:100,col=0:100,size=I(4))+scale_color_gradientn(colours=rainbow(7))
last_plot()+scale_color_gradientn(colours=terrain.colors(7))

#色盲友好型调色板
cb_col = c("#000000","#E69F00","#56B4E9","#009E73","#F0E442","#0072B2","#D55E00","#CC79A7")
scale_fill_manual(values=cb_col)
# 调用dichromat包

#一页多图
#视图窗口(viewport):显示设备的一个矩阵子区域。grid.layout()设置了一个
#任意高和宽的视图窗口布局。
library(grid)
pdf('myplot.pdf',width=9,height=9)
grid.newpage()
pushViewport(viewport(layout=grid.layout(1,2)))
vplayout=function(x,y){
    viewport(layout.pos.row=x, layout.pos.col=y)
}
print(p1,vp=vplayout(1,1))
print(p2,vp=vplayout(1,2))
dev.off()
# 默认的grid.layout()中，每个单元格的大小都相同，
# 可以设置widths和heights参数使得它们具有不同的大小。
